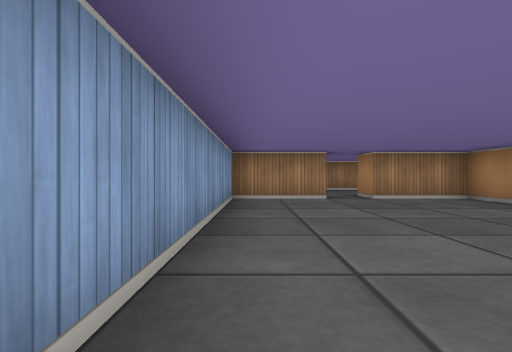
[1] (above)

24 first-person views from a walk through a cub3D level. The camera is about half as high as the walls, looks level and sees 80° across. The floor is counted in squares. Each view is taken from the middle of a square. On the plan, view 1 faces up. The plan holds only what a view shows up to about 9 squares ahead; the rest is blank.

[2]
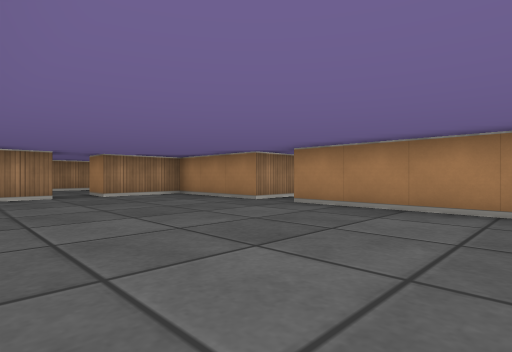

[3]
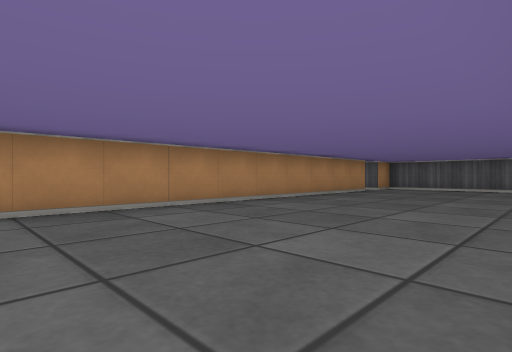

[4]
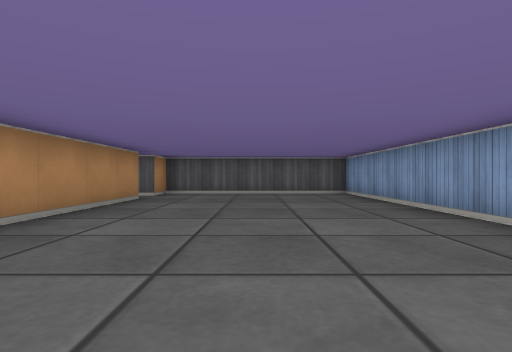

[5]
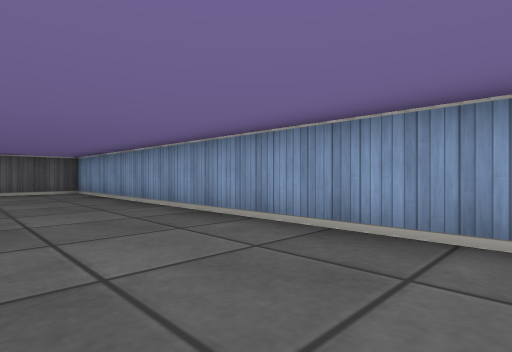

[6]
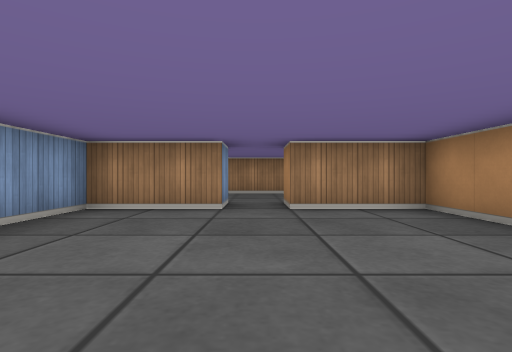

[7]
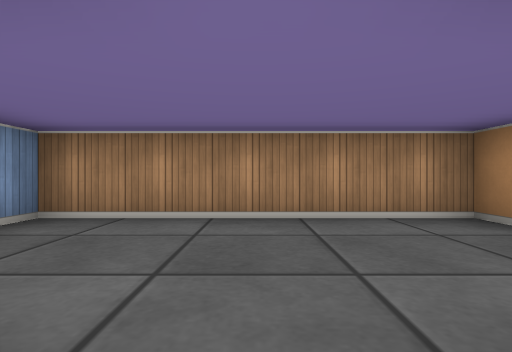

[8]
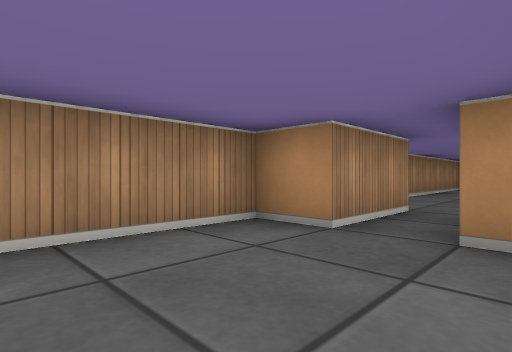

[9]
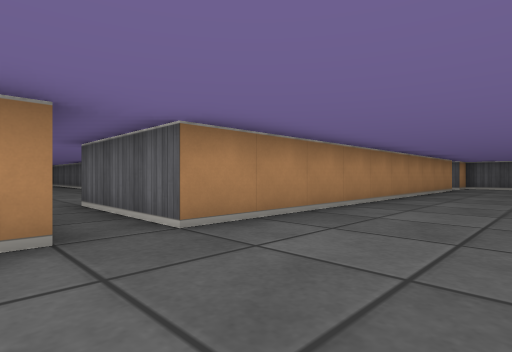

[10]
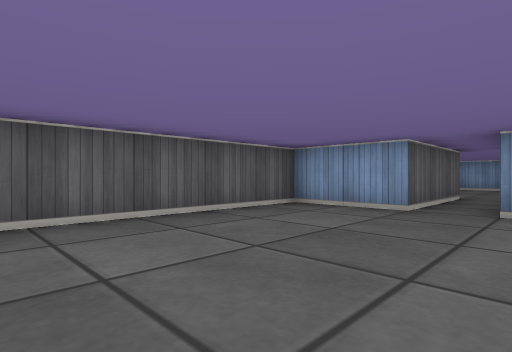

[11]
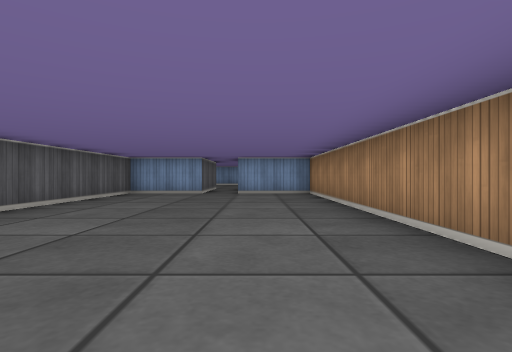

[12]
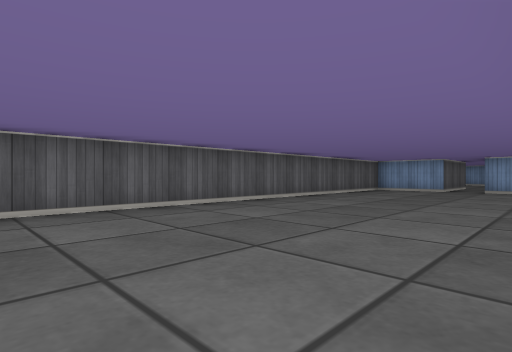

[13]
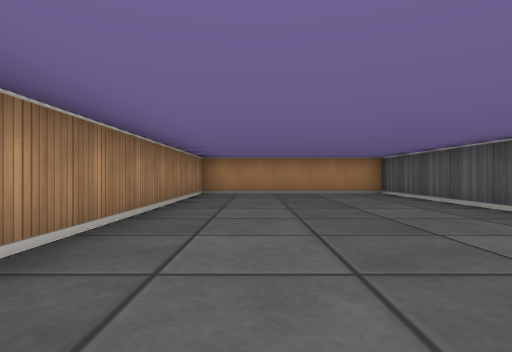

[14]
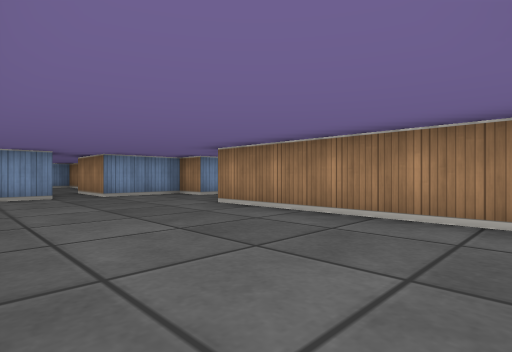

[15]
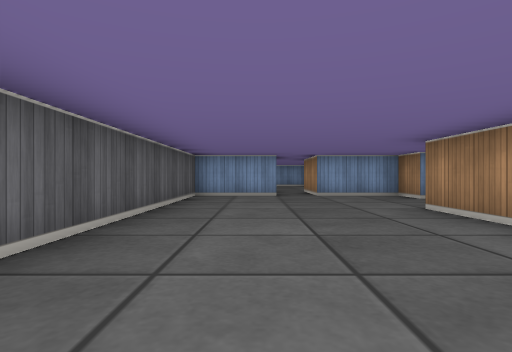

[16]
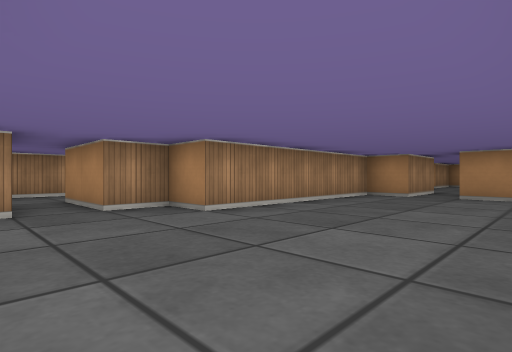

[17]
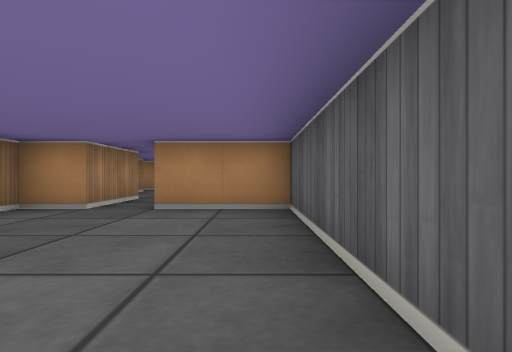

[18]
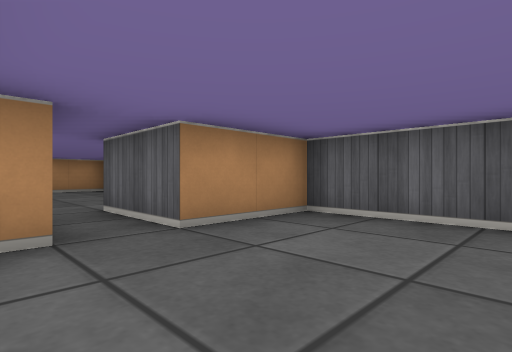

[19]
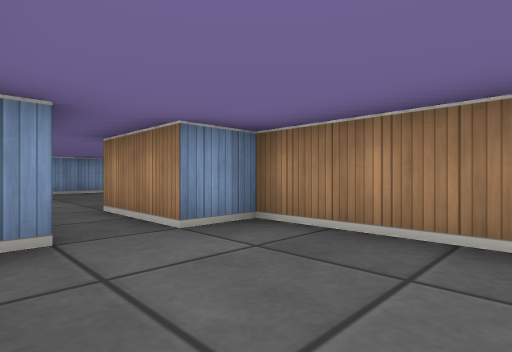

[20]
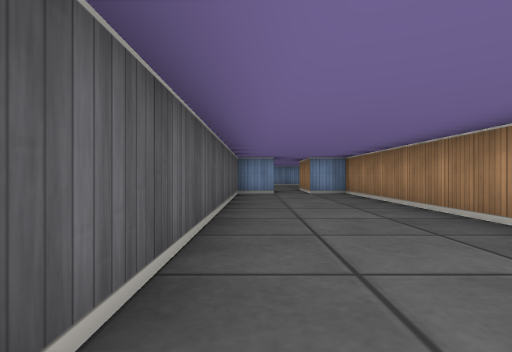

[21]
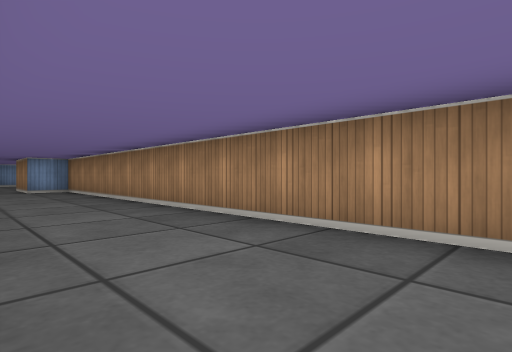

[22]
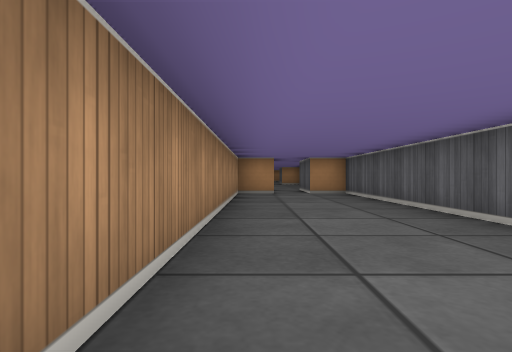

[23]
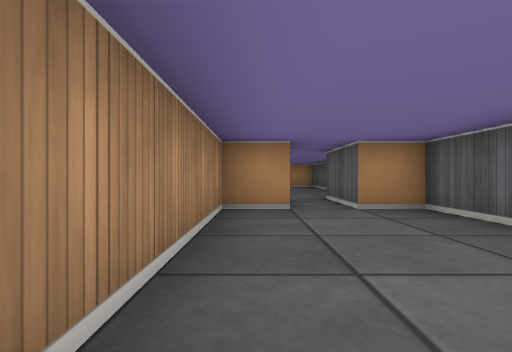

[24]
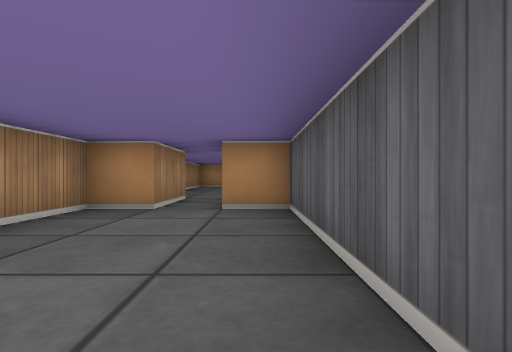

### Floor plan
Points are (right, up) in squares from view 1. A wall is a line through its corners. A room is listed if a view was taken in it or the views show most of it. See-through windows are left out.
Room 1 (views 1, 2, 3, 4, 5, 6, 9)
walls: (5.9, 3.5) (4.5, 3.5) (4.5, 6.5) (2.5, 6.5); (1.5, 6.5) (-0.5, 6.5) (-0.5, -9.5) (4.5, -9.5) (4.5, -8.5) (4.9, -8.5); (6.5, -7.5) (4.5, -7.5) (4.5, 2.5) (7.5, 2.5)
ways out: opening at (2, 7) to room 2; opening at (7, 3) to room 3; opening at (5.5, -8) to room 5
Room 2 (views 7, 8)
walls: (1.5, 7.5) (1.5, 6.5); (2.5, 6.5) (2.5, 7.5); (4.5, 9.5) (4.5, 10.5) (-0.5, 10.5) (-0.5, 9.9)
ways out: opening at (2, 7) to room 1; opening at (5.5, 9) to room 4
Room 3 (views 10, 11, 12, 13)
walls: (7.5, 2.5) (7.5, 0.5) (19.5, 0.5) (19.5, 5.5) (7.5, 5.5) (7.5, 3.5)
ways out: opening at (7, 3) to room 1
Room 4 (views 14, 15, 16, 17, 18)
walls: (6.5, 8.6) (6.5, 6.5) (14.5, 6.5) (14.5, 8.5) (16.5, 8.5); (7.5, 11.5) (6.5, 11.5) (6.5, 9.5) (4.5, 9.5); (16.5, 9.5) (14.5, 9.5) (14.5, 10.5) (9.5, 10.5) (9.5, 11.5) (8.5, 11.5)
ways out: opening at (5.5, 9) to room 2; opening at (8, 12.5); opening at (15.5, 9)
Room 5 (views 19, 20, 21, 22, 23, 24)
walls: (6.9, -9.5) (20.5, -9.5) (20.5, -8.5) (22.5, -8.5); (6.5, -8.5) (6.5, -9.5); (22.5, -7.5) (20.5, -7.5) (20.5, -6.5) (6.5, -6.5) (6.5, -7.5)
ways out: opening at (5.5, -8) to room 1; opening at (21.5, -8)

Positions as (right, up) in squares from view 1, and headings:
1: (0, 0), facing up
2: (0, -1), facing up-right
3: (0, 2), facing down-right
4: (2, -1), facing down
5: (2, 0), facing down-left
6: (2, 2), facing up
7: (2, 7), facing up
8: (2, 8), facing up-right
9: (2, 4), facing down-right
10: (12, 4), facing down-left
11: (16, 4), facing left
12: (18, 5), facing down-left
13: (11, 4), facing right
14: (14, 7), facing up-left
15: (14, 8), facing left
16: (7, 7), facing up-right
17: (10, 7), facing right
18: (12, 10), facing down-right
19: (9, -9), facing up-left
20: (15, -9), facing left
21: (17, -9), facing up-left
22: (12, -7), facing right
23: (16, -7), facing right
24: (16, -9), facing right
